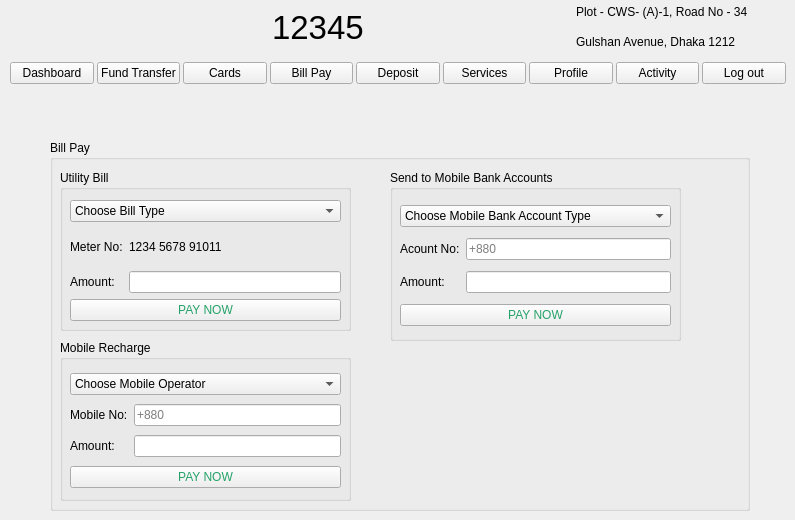
    <widget class="QWidget" name="bill_pay_page">
     <widget class="QGroupBox" name="groupBox_2">
      <property name="geometry">
       <rect>
        <x>50</x>
        <y>140</y>
        <width>700</width>
        <height>371</height>
       </rect>
      </property>
      <property name="title">
       <string>Bill Pay</string>
      </property>
      <widget class="QGroupBox" name="groupBox_3">
       <property name="geometry">
        <rect>
         <x>10</x>
         <y>30</y>
         <width>291</width>
         <height>161</height>
        </rect>
       </property>
       <property name="title">
        <string>Utility Bill</string>
       </property>
       <widget class="QWidget" name="layoutWidget">
        <property name="geometry">
         <rect>
          <x>10</x>
          <y>30</y>
          <width>271</width>
          <height>121</height>
         </rect>
        </property>
        <layout class="QGridLayout" name="gridLayout_7">
         <item row="0" column="0" colspan="2">
          <widget class="QComboBox" name="comboBox_6">
           <item>
            <property name="text">
             <string>Choose Bill Type</string>
            </property>
           </item>
           <item>
            <property name="text">
             <string>Gas</string>
            </property>
           </item>
           <item>
            <property name="text">
             <string>Current</string>
            </property>
           </item>
           <item>
            <property name="text">
             <string>Water</string>
            </property>
           </item>
          </widget>
         </item>
         <item row="1" column="0">
          <widget class="QLabel" name="label_15">
           <property name="text">
            <string>Meter No:</string>
           </property>
          </widget>
         </item>
         <item row="1" column="1">
          <widget class="QLabel" name="label_16">
           <property name="text">
            <string>1234 5678 91011</string>
           </property>
          </widget>
         </item>
         <item row="2" column="0">
          <widget class="QLabel" name="label_17">
           <property name="text">
            <string>Amount:</string>
           </property>
          </widget>
         </item>
         <item row="2" column="1">
          <widget class="QLineEdit" name="lineEdit_10"/>
         </item>
         <item row="3" column="0" colspan="2">
          <widget class="QPushButton" name="pushButton">
           <property name="styleSheet">
            <string notr="true">color: rgb(38, 162, 105);</string>
           </property>
           <property name="text">
            <string>PAY NOW</string>
           </property>
          </widget>
         </item>
        </layout>
       </widget>
      </widget>
      <widget class="QGroupBox" name="groupBox_4">
       <property name="geometry">
        <rect>
         <x>10</x>
         <y>200</y>
         <width>291</width>
         <height>161</height>
        </rect>
       </property>
       <property name="title">
        <string>Mobile Recharge</string>
       </property>
       <widget class="QWidget" name="layoutWidget_4">
        <property name="geometry">
         <rect>
          <x>10</x>
          <y>30</y>
          <width>271</width>
          <height>121</height>
         </rect>
        </property>
        <layout class="QGridLayout" name="gridLayout_8">
         <item row="0" column="0" colspan="2">
          <widget class="QComboBox" name="comboBox_7">
           <item>
            <property name="text">
             <string>Choose Mobile Operator</string>
            </property>
           </item>
           <item>
            <property name="text">
             <string>Robi</string>
            </property>
           </item>
           <item>
            <property name="text">
             <string>Airtel</string>
            </property>
           </item>
           <item>
            <property name="text">
             <string>Teletalk</string>
            </property>
           </item>
           <item>
            <property name="text">
             <string>GrameenPhone</string>
            </property>
           </item>
           <item>
            <property name="text">
             <string>Banglalink</string>
            </property>
           </item>
          </widget>
         </item>
         <item row="1" column="0">
          <widget class="QLabel" name="label_18">
           <property name="text">
            <string>Mobile No:</string>
           </property>
          </widget>
         </item>
         <item row="2" column="0">
          <widget class="QLabel" name="label_20">
           <property name="text">
            <string>Amount:</string>
           </property>
          </widget>
         </item>
         <item row="2" column="1">
          <widget class="QLineEdit" name="lineEdit_11"/>
         </item>
         <item row="3" column="0" colspan="2">
          <widget class="QPushButton" name="pushButton_2">
           <property name="styleSheet">
            <string notr="true">color: rgb(38, 162, 105);</string>
           </property>
           <property name="text">
            <string>PAY NOW</string>
           </property>
          </widget>
         </item>
         <item row="1" column="1">
          <widget class="QLineEdit" name="lineEdit_13">
           <property name="placeholderText">
            <string>+880</string>
           </property>
          </widget>
         </item>
        </layout>
       </widget>
      </widget>
      <widget class="QGroupBox" name="groupBox_5">
       <property name="geometry">
        <rect>
         <x>340</x>
         <y>30</y>
         <width>291</width>
         <height>171</height>
        </rect>
       </property>
       <property name="title">
        <string>Send to Mobile Bank Accounts</string>
       </property>
       <widget class="QWidget" name="layoutWidget_7">
        <property name="geometry">
         <rect>
          <x>10</x>
          <y>30</y>
          <width>271</width>
          <height>131</height>
         </rect>
        </property>
        <layout class="QGridLayout" name="gridLayout_10">
         <item row="7" column="0" colspan="2">
          <widget class="QPushButton" name="pushButton_3">
           <property name="styleSheet">
            <string notr="true">color: rgb(38, 162, 105);</string>
           </property>
           <property name="text">
            <string>PAY NOW</string>
           </property>
          </widget>
         </item>
         <item row="4" column="0">
          <widget class="QLabel" name="label_21">
           <property name="text">
            <string>Acount No:</string>
           </property>
          </widget>
         </item>
         <item row="0" column="0" colspan="2">
          <widget class="QComboBox" name="comboBox_8">
           <item>
            <property name="text">
             <string>Choose Mobile Bank Account Type</string>
            </property>
           </item>
           <item>
            <property name="text">
             <string>Bkash</string>
            </property>
           </item>
           <item>
            <property name="text">
             <string>Nagad</string>
            </property>
           </item>
           <item>
            <property name="text">
             <string>Rocket</string>
            </property>
           </item>
          </widget>
         </item>
         <item row="6" column="0">
          <widget class="QLabel" name="label_23">
           <property name="text">
            <string>Amount:</string>
           </property>
          </widget>
         </item>
         <item row="6" column="1">
          <widget class="QLineEdit" name="lineEdit_12"/>
         </item>
         <item row="4" column="1">
          <widget class="QLineEdit" name="lineEdit_14">
           <property name="placeholderText">
            <string>+880</string>
           </property>
          </widget>
         </item>
        </layout>
       </widget>
      </widget>
     </widget>
     <widget class="QWidget" name="layoutWidget_11">
      <property name="geometry">
       <rect>
        <x>40</x>
        <y>0</y>
        <width>711</width>
        <height>54</height>
       </rect>
      </property>
      <layout class="QGridLayout" name="gridLayout_21">
       <item row="1" column="0">
        <widget class="QLabel" name="login_bank_logo_9">
         <property name="text">
          <string/>
         </property>
         <property name="pixmap">
          <pixmap resource="resources.qrc">:/image/images/logo.jpeg</pixmap>
         </property>
        </widget>
       </item>
       <item row="1" column="4">
        <layout class="QVBoxLayout" name="verticalLayout_6">
         <item>
          <widget class="QLabel" name="login_address_label1_9">
           <property name="text">
            <string>Plot - CWS- (A)-1, Road No - 34 </string>
           </property>
          </widget>
         </item>
         <item>
          <widget class="QLabel" name="login_address_label2_9">
           <property name="text">
            <string>Gulshan Avenue, Dhaka 1212</string>
           </property>
          </widget>
         </item>
        </layout>
       </item>
       <item row="1" column="2">
        <layout class="QHBoxLayout" name="horizontalLayout_21">
         <item>
          <widget class="QLabel" name="login_support_logo_9">
           <property name="text">
            <string/>
           </property>
           <property name="pixmap">
            <pixmap resource="resources.qrc">:/image/images/support_icon.jpeg</pixmap>
           </property>
           <property name="scaledContents">
            <bool>true</bool>
           </property>
          </widget>
         </item>
         <item>
          <widget class="QLabel" name="label_32">
           <property name="font">
            <font>
             <pointsize>25</pointsize>
            </font>
           </property>
           <property name="text">
            <string>12345</string>
           </property>
          </widget>
         </item>
        </layout>
       </item>
       <item row="1" column="1">
        <spacer name="horizontalSpacer_14">
         <property name="orientation">
          <enum>Qt::Horizontal</enum>
         </property>
         <property name="sizeHint" stdset="0">
          <size>
           <width>40</width>
           <height>20</height>
          </size>
         </property>
        </spacer>
       </item>
       <item row="1" column="3">
        <spacer name="horizontalSpacer_15">
         <property name="orientation">
          <enum>Qt::Horizontal</enum>
         </property>
         <property name="sizeHint" stdset="0">
          <size>
           <width>40</width>
           <height>20</height>
          </size>
         </property>
        </spacer>
       </item>
      </layout>
     </widget>
     <widget class="QWidget" name="layoutWidget_19">
      <property name="geometry">
       <rect>
        <x>10</x>
        <y>60</y>
        <width>776</width>
        <height>27</height>
       </rect>
      </property>
      <layout class="QHBoxLayout" name="horizontalLayout_31">
       <property name="spacing">
        <number>3</number>
       </property>
       <property name="sizeConstraint">
        <enum>QLayout::SetMinimumSize</enum>
       </property>
       <item>
        <widget class="QPushButton" name="dashboard_button_7">
         <property name="sizePolicy">
          <sizepolicy hsizetype="Minimum" vsizetype="Fixed">
           <horstretch>0</horstretch>
           <verstretch>0</verstretch>
          </sizepolicy>
         </property>
         <property name="text">
          <string>Dashboard</string>
         </property>
        </widget>
       </item>
       <item>
        <widget class="QPushButton" name="fund_tranfer_button_7">
         <property name="sizePolicy">
          <sizepolicy hsizetype="Minimum" vsizetype="Fixed">
           <horstretch>0</horstretch>
           <verstretch>0</verstretch>
          </sizepolicy>
         </property>
         <property name="text">
          <string>Fund Transfer</string>
         </property>
        </widget>
       </item>
       <item>
        <widget class="QPushButton" name="cards_button_7">
         <property name="sizePolicy">
          <sizepolicy hsizetype="Minimum" vsizetype="Fixed">
           <horstretch>0</horstretch>
           <verstretch>0</verstretch>
          </sizepolicy>
         </property>
         <property name="text">
          <string>Cards</string>
         </property>
        </widget>
       </item>
       <item>
        <widget class="QPushButton" name="bill_pay_button_7">
         <property name="sizePolicy">
          <sizepolicy hsizetype="Minimum" vsizetype="Fixed">
           <horstretch>0</horstretch>
           <verstretch>0</verstretch>
          </sizepolicy>
         </property>
         <property name="text">
          <string>Bill Pay</string>
         </property>
        </widget>
       </item>
       <item>
        <widget class="QPushButton" name="beneficiary_button_7">
         <property name="sizePolicy">
          <sizepolicy hsizetype="Minimum" vsizetype="Fixed">
           <horstretch>0</horstretch>
           <verstretch>0</verstretch>
          </sizepolicy>
         </property>
         <property name="text">
          <string>Deposit</string>
         </property>
        </widget>
       </item>
       <item>
        <widget class="QPushButton" name="services_button_7">
         <property name="sizePolicy">
          <sizepolicy hsizetype="Minimum" vsizetype="Fixed">
           <horstretch>0</horstretch>
           <verstretch>0</verstretch>
          </sizepolicy>
         </property>
         <property name="text">
          <string>Services</string>
         </property>
        </widget>
       </item>
       <item>
        <widget class="QPushButton" name="profile_button_7">
         <property name="sizePolicy">
          <sizepolicy hsizetype="Minimum" vsizetype="Fixed">
           <horstretch>0</horstretch>
           <verstretch>0</verstretch>
          </sizepolicy>
         </property>
         <property name="text">
          <string>Profile</string>
         </property>
        </widget>
       </item>
       <item>
        <widget class="QPushButton" name="activity_button_7">
         <property name="sizePolicy">
          <sizepolicy hsizetype="Minimum" vsizetype="Fixed">
           <horstretch>0</horstretch>
           <verstretch>0</verstretch>
          </sizepolicy>
         </property>
         <property name="text">
          <string>Activity</string>
         </property>
        </widget>
       </item>
       <item>
        <widget class="QPushButton" name="home_schedular_button_7">
         <property name="sizePolicy">
          <sizepolicy hsizetype="Minimum" vsizetype="Fixed">
           <horstretch>0</horstretch>
           <verstretch>0</verstretch>
          </sizepolicy>
         </property>
         <property name="text">
          <string>Log out</string>
         </property>
        </widget>
       </item>
      </layout>
     </widget>
    </widget>
